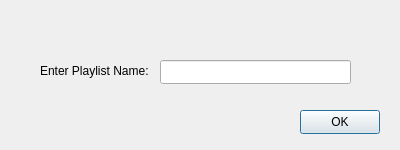
<?xml version="1.0" encoding="UTF-8"?>
<ui version="4.0">
 <class>PlaylistPopup</class>
 <widget class="QDialog" name="PlaylistPopup">
  <property name="geometry">
   <rect>
    <x>0</x>
    <y>0</y>
    <width>400</width>
    <height>150</height>
   </rect>
  </property>
  <property name="windowTitle">
   <string>Dialog</string>
  </property>
  <widget class="QLineEdit" name="playlistNameInput">
   <property name="geometry">
    <rect>
     <x>160</x>
     <y>60</y>
     <width>191</width>
     <height>24</height>
    </rect>
   </property>
  </widget>
  <widget class="QLabel" name="label">
   <property name="geometry">
    <rect>
     <x>40</x>
     <y>60</y>
     <width>111</width>
     <height>21</height>
    </rect>
   </property>
   <property name="text">
    <string>Enter Playlist Name:</string>
   </property>
  </widget>
  <widget class="QPushButton" name="confirmButton">
   <property name="geometry">
    <rect>
     <x>300</x>
     <y>110</y>
     <width>80</width>
     <height>24</height>
    </rect>
   </property>
   <property name="text">
    <string>OK</string>
   </property>
  </widget>
 </widget>
 <resources/>
 <connections/>
</ui>
